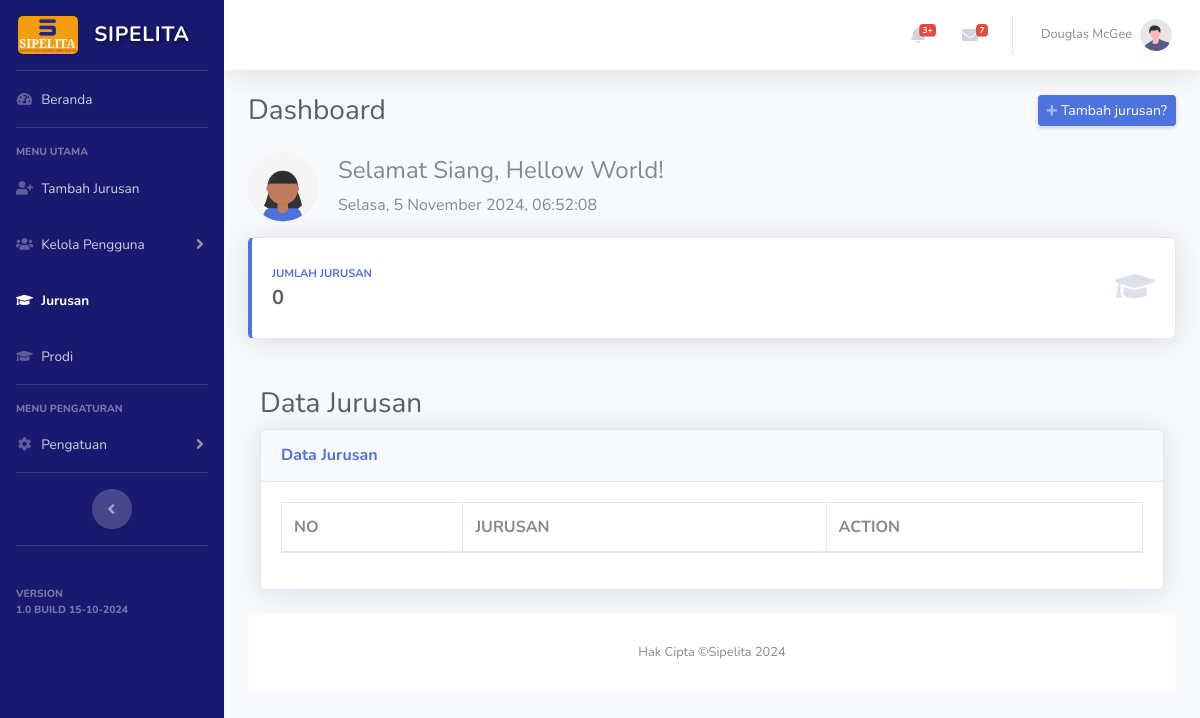
The page /admin/jurusan.php on the database as committed earlier.
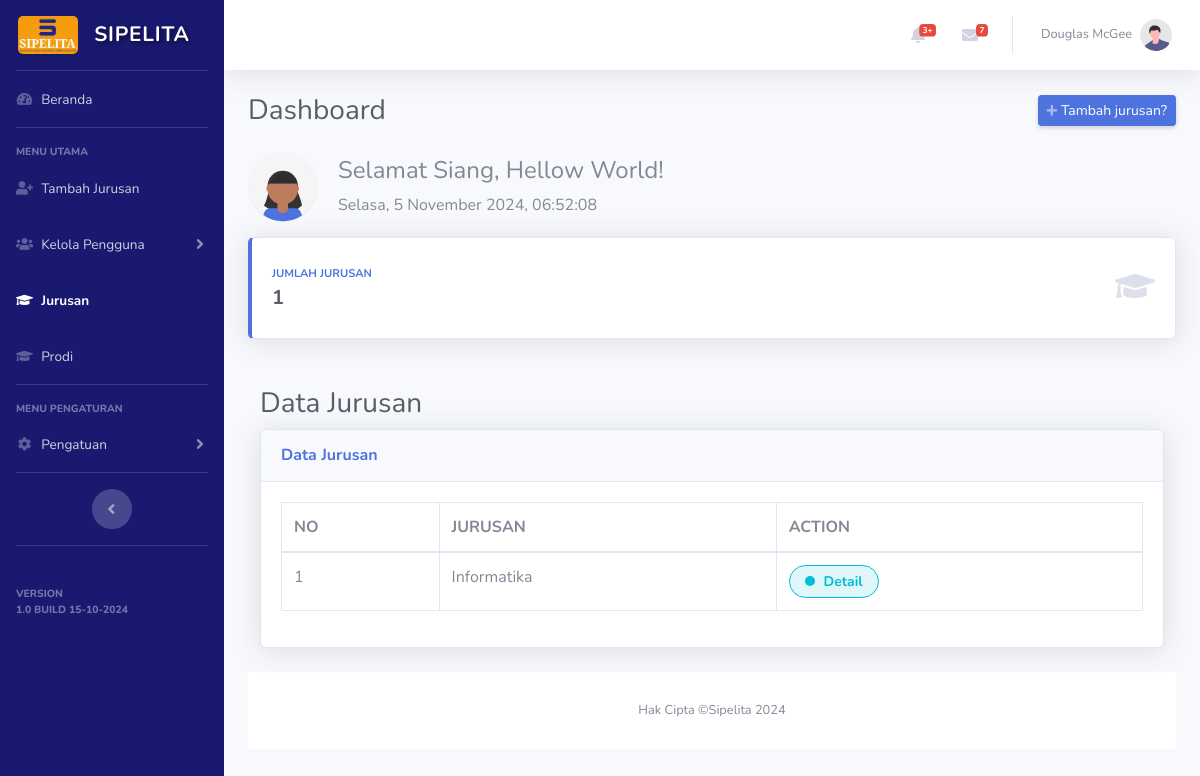
The same page on the database as committed later.
### tables this page shows
CREATE TABLE `jurusan` (
  `id_jurusan` int(11) NOT NULL,
  `jurusan` varchar(100) NOT NULL
);

### admin/function.php (called while the page is built, shortened)
<?php
include '../koneksi.php';
function get_jumlah_jurusan(){
    global $koneksi;
    $sql = mysqli_query($koneksi, "SELECT COUNT(*) AS total FROM jurusan");
    $data = mysqli_fetch_assoc($sql);
    return $data['total'];
}
function getall_jurusan(){
    global $koneksi;
    $sql = mysqli_query($koneksi, "SELECT * FROM jurusan");
    $jurusan = [];
    while ($row = mysqli_fetch_assoc($sql)) {
        $jurusan[] = $row;
    }
    return $jurusan;
}
?>

### admin/jurusan.php (the view, shortened to what the changed rows need)
<?php include '../koneksi.php';
include 'function.php';
$jumlah_jurusan = get_jumlah_jurusan();
$jurusan = getall_jurusan();
?>
<!DOCTYPE html>
<html lang="en">
<head>
    <link href="../vendor/fontawesome-free/css/all.min.css" rel="stylesheet" type="text/css">
    <link href="../css/sb-admin-2.minn.css" rel="stylesheet">
    <link href="../css/admin/index-admin.css" rel="stylesheet">
    <link href="../vendor/datatables/dataTables.bootstrap4.min.css" rel="stylesheet">
</head>
<body id="page-top">
    <div id="wrapper">
        <div id="content-wrapper" class="d-flex flex-column">
            <div id="content">
                <div class="container-fluid">
                    <div class="d-sm-flex align-items-center justify-content-between mb-4">
                        <h1 class="h3 mb-0 text-gray-800">Dashboard</h1>
                    </div>
                    <div class="row">
                        <div class="col-xl-12 col-md-6 mb-4">
                            <div class="card border-left-primary shadow h-100 py-2">
                                <div class="card-body">
                                    <div class="row no-gutters align-items-center">
                                        <div class="col mr-2">
                                            <div class="text-xs font-weight-bold text-primary text-uppercase mb-1">
                                                JUMLAH JURUSAN</div>
                                            <div class="h5 mb-0 font-weight-bold text-gray-800">
                                                <?= $jumlah_jurusan ?>
                                            </div>
                                        </div>
                                    </div>
                                </div>
                            </div>
                        </div>
                        <div class="container-fluid">
                            <h1 class="h3 mt-4 mb-2 text-gray-800">Data Jurusan</h1>
                            <div class="card shadow mb-4">
                                <div class="card-body">
                                    <div class="table-responsive">
                                        <table class="table table-bordered" id="dataTable" width="100%" cellspacing="0">
                                            <thead>
                                                <tr>
                                                    <th>NO</th>
                                                    <th>JURUSAN</th>
                                                    <th>ACTION</th>
                                                </tr>
                                            </thead>
                                            <tbody>
                                                <?php $i = 0; $i++; foreach ($jurusan as $data) { ?>
                                                <tr>
                                                    <td><?=$i?></td>
                                                    <td><?=$data['jurusan']?></td>
                                                    <td>
                                                        <span class="status-button detail">
                                                            <span class="dot"></span>
                                                            Detail
                                                        </span>
                                                    </td>
                                                </tr>
                                                <?php }?>
                                            </tbody>
                                        </table>
                                    </div>
                                </div>
                            </div>
                        </div>
                    </div>
                </div>
            </div>
</body>
</html>

Rows that differ between the two databases and show on the page:
added jurusan: i "1", jurusan "Informatika"
Other text that changed with them:
$jumlah_jurusan: "0" → "1"
